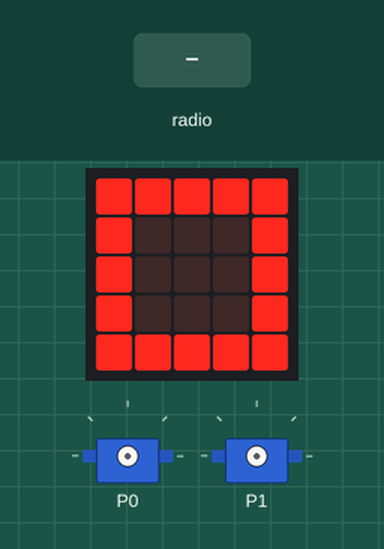
A program run on a simulated BBC micro:bit (MakeCode). On the bench: the board's 5×5 LED display, 2 × servo. Inputs (shaded band) come from the test bench.

Above: at 1.8 s.
1.9 s: radio message "g=1" arrives
At 2.3 s:
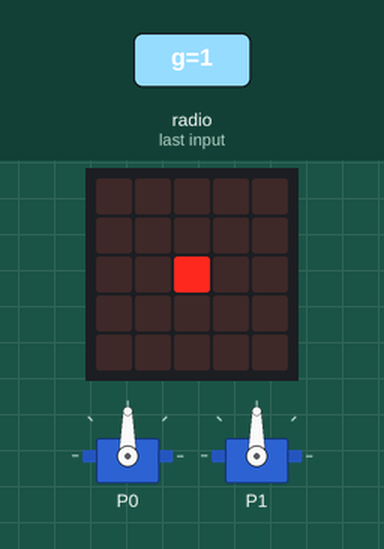
3.4 s: radio message "y=1" arrives
At 4.6 s:
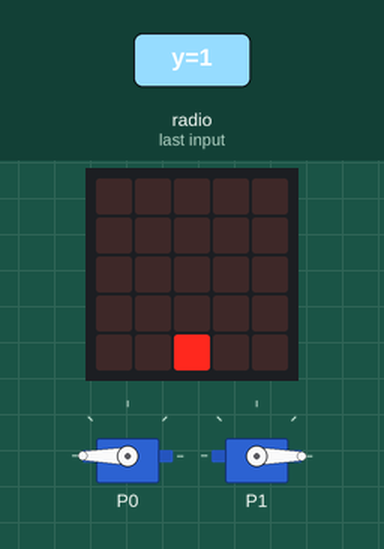
4.9 s: radio message "x=1" arrives
At 5.8 s:
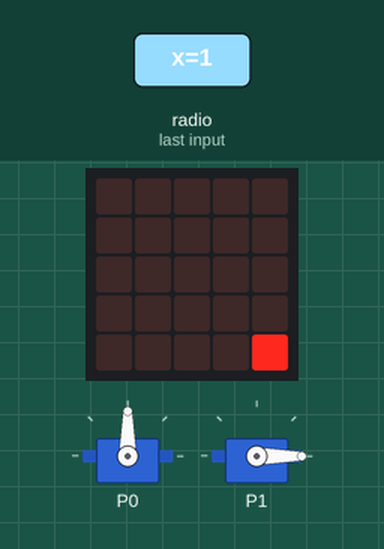
6.4 s: radio message "y=0" arrives
At 6.9 s:
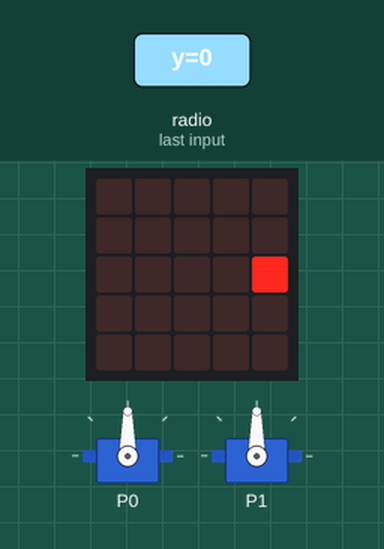
7.9 s: radio message "y=100" arrives
At 9.1 s:
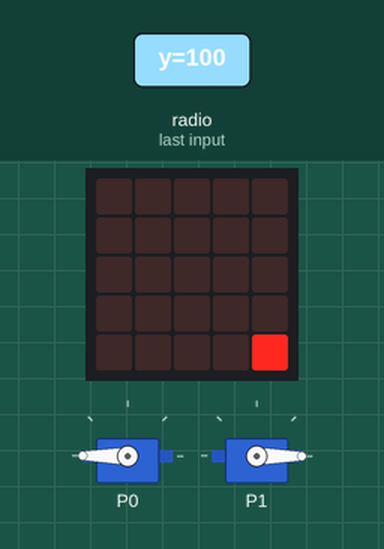
9.4 s: radio message "x=0" arrives
At 10.4 s:
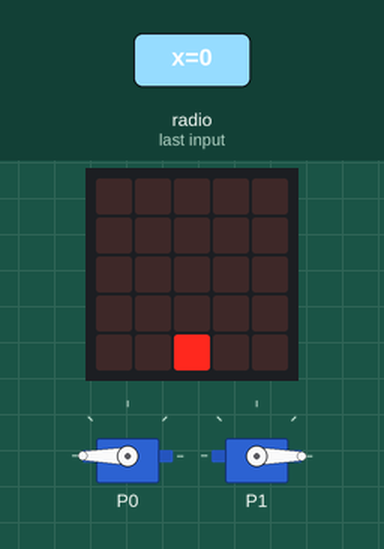
Timing chart, 0 to 11.9 s (numbered marks = the images above; inputs shaded):
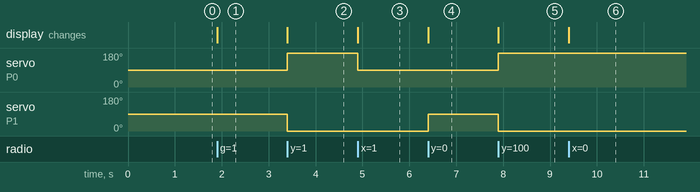

The program:

main.ts
```typescript
radio.onReceivedValue(function (name, value) {
    if (name == "x") {
        xReceived = value
    } else if (name == "y") {
        yReceived = value
    } else if (name == "g") {
        gear = value
        if (gear == 0) {
            xReceived = 0
            yReceived = 0
            Pixel.delete()
            game.pause()
            basic.showIcon(IconNames.Square)
        } else if (gear == 1) {
            Pixel = game.createSprite(2, 2)
            game.resume()
        }
    }
    if (gear == 1) {
        Pixel.set(LedSpriteProperty.X, Math.map(xReceived, -1, 1, 0, 4))
        Pixel.set(LedSpriteProperty.Y, Math.map(yReceived, -1, 1, 0, 4))
        if (yReceived > 0) {
            RightWheel = 90 + 90 * (Math.abs(yReceived) * Math.constrain(yReceived - xReceived, -1, 1))
            LeftWheel = 90 - 90 * (Math.abs(yReceived) * Math.constrain(yReceived + xReceived, -1, 1))
        } else {
            RightWheel = 90 + 90 * (Math.abs(yReceived) * Math.constrain(yReceived + xReceived, -1, 1))
            LeftWheel = 90 - 90 * (Math.abs(yReceived) * Math.constrain(yReceived - xReceived, -1, 1))
        }
        pins.servoWritePin(AnalogPin.P0, RightWheel)
        pins.servoWritePin(AnalogPin.P1, LeftWheel)
    }
})
let LeftWheel = 0
let RightWheel = 0
let Pixel: game.LedSprite = null
let gear = 0
let yReceived = 0
let xReceived = 0
radio.setGroup(10)
radio.setTransmitPower(7)
xReceived = 0
yReceived = 0
gear = 0
basic.showIcon(IconNames.Square)
```

test.ts
```typescript
// Hier kann man Tests durchführen; diese Datei wird nicht kompiliert, wenn dieses Paket als Erweiterung verwendet wird.
```

Measured:
- after the input at 1.9 s, the display: changes at once (image 1)
- after the input at 3.4 s, servo on P0: 90° → 180° at once; servo on P1: 90° → 0° at once; the display: changes at once (image 2)
- after the input at 4.9 s, servo on P0: 180° → 90° at once; the display: changes at once (image 3)
- after the input at 6.4 s, servo on P1: 0° → 90° at once; the display: changes at once (image 4)
- after the input at 7.9 s, servo on P0: 90° → 180° at once; servo on P1: 90° → 0° at once; the display: changes at once (image 5)
- after the input at 9.4 s, the display: changes at once (image 6)
